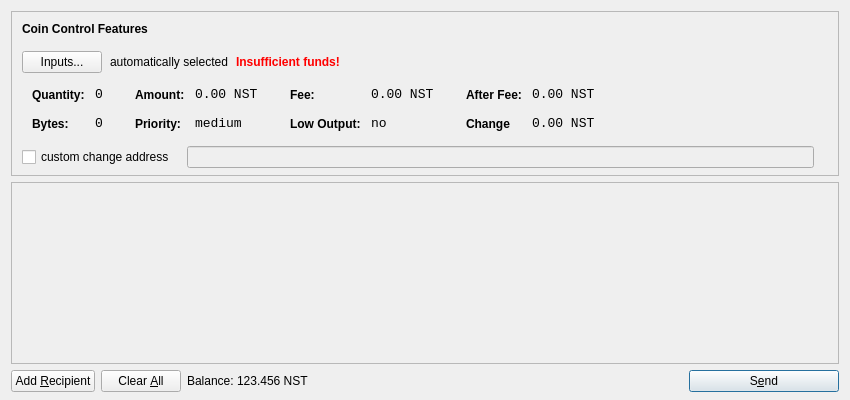
<?xml version="1.0" encoding="UTF-8"?>
<ui version="4.0">
 <class>SendCoinsDialog</class>
 <widget class="QDialog" name="SendCoinsDialog">
  <property name="geometry">
   <rect>
    <x>0</x>
    <y>0</y>
    <width>850</width>
    <height>400</height>
   </rect>
  </property>
  <property name="windowTitle">
   <string>Send Coins</string>
  </property>
  <layout class="QVBoxLayout" name="verticalLayout" stretch="0,1,0">
   <property name="bottomMargin">
    <number>8</number>
   </property>
   <item>
    <widget class="QFrame" name="frameCoinControl">
     <property name="sizePolicy">
      <sizepolicy hsizetype="Expanding" vsizetype="Expanding">
       <horstretch>0</horstretch>
       <verstretch>0</verstretch>
      </sizepolicy>
     </property>
     <property name="maximumSize">
      <size>
       <width>16777215</width>
       <height>16777215</height>
      </size>
     </property>
     <property name="frameShape">
      <enum>QFrame::StyledPanel</enum>
     </property>
     <property name="frameShadow">
      <enum>QFrame::Sunken</enum>
     </property>
     <layout class="QVBoxLayout" name="verticalLayoutCoinControl2">
      <property name="spacing">
       <number>-1</number>
      </property>
      <property name="leftMargin">
       <number>0</number>
      </property>
      <property name="topMargin">
       <number>0</number>
      </property>
      <property name="rightMargin">
       <number>0</number>
      </property>
      <property name="bottomMargin">
       <number>6</number>
      </property>
      <item>
       <layout class="QVBoxLayout" name="verticalLayoutCoinControl" stretch="0,0,0,0,1">
        <property name="spacing">
         <number>0</number>
        </property>
        <property name="leftMargin">
         <number>10</number>
        </property>
        <property name="topMargin">
         <number>10</number>
        </property>
        <item>
         <layout class="QHBoxLayout" name="horizontalLayoutCoinControl1">
          <property name="bottomMargin">
           <number>15</number>
          </property>
          <item>
           <widget class="QLabel" name="labelCoinControlFeatures">
            <property name="sizePolicy">
             <sizepolicy hsizetype="Preferred" vsizetype="Maximum">
              <horstretch>0</horstretch>
              <verstretch>0</verstretch>
             </sizepolicy>
            </property>
            <property name="font">
             <font>
              <weight>75</weight>
              <bold>true</bold>
             </font>
            </property>
            <property name="styleSheet">
             <string notr="true">font-weight:bold;</string>
            </property>
            <property name="text">
             <string>Coin Control Features</string>
            </property>
           </widget>
          </item>
         </layout>
        </item>
        <item>
         <layout class="QHBoxLayout" name="horizontalLayoutCoinControl2" stretch="0,0,0,0">
          <property name="spacing">
           <number>8</number>
          </property>
          <property name="bottomMargin">
           <number>10</number>
          </property>
          <item>
           <widget class="QPushButton" name="pushButtonCoinControl">
            <property name="styleSheet">
             <string notr="true"/>
            </property>
            <property name="text">
             <string>Inputs...</string>
            </property>
           </widget>
          </item>
          <item>
           <widget class="QLabel" name="labelCoinControlAutomaticallySelected">
            <property name="text">
             <string>automatically selected</string>
            </property>
            <property name="margin">
             <number>5</number>
            </property>
           </widget>
          </item>
          <item>
           <widget class="QLabel" name="labelCoinControlInsuffFunds">
            <property name="font">
             <font>
              <weight>75</weight>
              <bold>true</bold>
             </font>
            </property>
            <property name="styleSheet">
             <string notr="true">color:red;font-weight:bold;</string>
            </property>
            <property name="text">
             <string>Insufficient funds!</string>
            </property>
            <property name="margin">
             <number>5</number>
            </property>
           </widget>
          </item>
          <item>
           <spacer name="horizontalSpacerCoinControl">
            <property name="orientation">
             <enum>Qt::Horizontal</enum>
            </property>
            <property name="sizeHint" stdset="0">
             <size>
              <width>40</width>
              <height>1</height>
             </size>
            </property>
           </spacer>
          </item>
         </layout>
        </item>
        <item>
         <widget class="QWidget" name="widgetCoinControl" native="true">
          <property name="sizePolicy">
           <sizepolicy hsizetype="Preferred" vsizetype="Preferred">
            <horstretch>0</horstretch>
            <verstretch>0</verstretch>
           </sizepolicy>
          </property>
          <property name="minimumSize">
           <size>
            <width>0</width>
            <height>0</height>
           </size>
          </property>
          <property name="styleSheet">
           <string notr="true"/>
          </property>
          <layout class="QHBoxLayout" name="horizontalLayoutCoinControl5">
           <property name="margin">
            <number>0</number>
           </property>
           <item>
            <layout class="QHBoxLayout" name="horizontalLayoutCoinControl3" stretch="0,0,0,1">
             <property name="spacing">
              <number>20</number>
             </property>
             <property name="topMargin">
              <number>0</number>
             </property>
             <property name="bottomMargin">
              <number>10</number>
             </property>
             <item>
              <layout class="QFormLayout" name="formLayoutCoinControl1">
               <property name="horizontalSpacing">
                <number>10</number>
               </property>
               <property name="verticalSpacing">
                <number>14</number>
               </property>
               <property name="leftMargin">
                <number>10</number>
               </property>
               <property name="topMargin">
                <number>4</number>
               </property>
               <property name="rightMargin">
                <number>6</number>
               </property>
               <item row="0" column="0">
                <widget class="QLabel" name="labelCoinControlQuantityText">
                 <property name="styleSheet">
                  <string notr="true">font-weight:bold;</string>
                 </property>
                 <property name="text">
                  <string>Quantity:</string>
                 </property>
                 <property name="margin">
                  <number>0</number>
                 </property>
                </widget>
               </item>
               <item row="0" column="1">
                <widget class="QLabel" name="labelCoinControlQuantity">
                 <property name="font">
                  <font>
                   <family>Monospace</family>
                   <pointsize>10</pointsize>
                  </font>
                 </property>
                 <property name="cursor">
                  <cursorShape>IBeamCursor</cursorShape>
                 </property>
                 <property name="contextMenuPolicy">
                  <enum>Qt::ActionsContextMenu</enum>
                 </property>
                 <property name="text">
                  <string>0</string>
                 </property>
                 <property name="margin">
                  <number>0</number>
                 </property>
                 <property name="textInteractionFlags">
                  <set>Qt::LinksAccessibleByMouse|Qt::TextSelectableByKeyboard|Qt::TextSelectableByMouse</set>
                 </property>
                </widget>
               </item>
               <item row="1" column="0">
                <widget class="QLabel" name="labelCoinControlBytesText">
                 <property name="styleSheet">
                  <string notr="true">font-weight:bold;</string>
                 </property>
                 <property name="text">
                  <string>Bytes:</string>
                 </property>
                </widget>
               </item>
               <item row="1" column="1">
                <widget class="QLabel" name="labelCoinControlBytes">
                 <property name="font">
                  <font>
                   <family>Monospace</family>
                   <pointsize>10</pointsize>
                  </font>
                 </property>
                 <property name="cursor">
                  <cursorShape>IBeamCursor</cursorShape>
                 </property>
                 <property name="contextMenuPolicy">
                  <enum>Qt::ActionsContextMenu</enum>
                 </property>
                 <property name="text">
                  <string>0</string>
                 </property>
                 <property name="textInteractionFlags">
                  <set>Qt::LinksAccessibleByMouse|Qt::TextSelectableByKeyboard|Qt::TextSelectableByMouse</set>
                 </property>
                </widget>
               </item>
              </layout>
             </item>
             <item>
              <layout class="QFormLayout" name="formLayoutCoinControl2">
               <property name="horizontalSpacing">
                <number>10</number>
               </property>
               <property name="verticalSpacing">
                <number>14</number>
               </property>
               <property name="leftMargin">
                <number>6</number>
               </property>
               <property name="topMargin">
                <number>4</number>
               </property>
               <property name="rightMargin">
                <number>6</number>
               </property>
               <item row="0" column="0">
                <widget class="QLabel" name="labelCoinControlAmountText">
                 <property name="styleSheet">
                  <string notr="true">font-weight:bold;</string>
                 </property>
                 <property name="text">
                  <string>Amount:</string>
                 </property>
                 <property name="margin">
                  <number>0</number>
                 </property>
                </widget>
               </item>
               <item row="0" column="1">
                <widget class="QLabel" name="labelCoinControlAmount">
                 <property name="font">
                  <font>
                   <family>Monospace</family>
                   <pointsize>10</pointsize>
                  </font>
                 </property>
                 <property name="cursor">
                  <cursorShape>IBeamCursor</cursorShape>
                 </property>
                 <property name="contextMenuPolicy">
                  <enum>Qt::ActionsContextMenu</enum>
                 </property>
                 <property name="text">
                  <string>0.00 NST</string>
                 </property>
                 <property name="textInteractionFlags">
                  <set>Qt::LinksAccessibleByMouse|Qt::TextSelectableByKeyboard|Qt::TextSelectableByMouse</set>
                 </property>
                </widget>
               </item>
               <item row="1" column="0">
                <widget class="QLabel" name="labelCoinControlPriorityText">
                 <property name="styleSheet">
                  <string notr="true">font-weight:bold;</string>
                 </property>
                 <property name="text">
                  <string>Priority:</string>
                 </property>
                </widget>
               </item>
               <item row="1" column="1">
                <widget class="QLabel" name="labelCoinControlPriority">
                 <property name="font">
                  <font>
                   <family>Monospace</family>
                   <pointsize>10</pointsize>
                  </font>
                 </property>
                 <property name="cursor">
                  <cursorShape>IBeamCursor</cursorShape>
                 </property>
                 <property name="contextMenuPolicy">
                  <enum>Qt::ActionsContextMenu</enum>
                 </property>
                 <property name="text">
                  <string>medium</string>
                 </property>
                 <property name="textInteractionFlags">
                  <set>Qt::LinksAccessibleByMouse|Qt::TextSelectableByKeyboard|Qt::TextSelectableByMouse</set>
                 </property>
                </widget>
               </item>
              </layout>
             </item>
             <item>
              <layout class="QFormLayout" name="formLayoutCoinControl3">
               <property name="horizontalSpacing">
                <number>10</number>
               </property>
               <property name="verticalSpacing">
                <number>14</number>
               </property>
               <property name="leftMargin">
                <number>6</number>
               </property>
               <property name="topMargin">
                <number>4</number>
               </property>
               <property name="rightMargin">
                <number>6</number>
               </property>
               <item row="0" column="0">
                <widget class="QLabel" name="labelCoinControlFeeText">
                 <property name="styleSheet">
                  <string notr="true">font-weight:bold;</string>
                 </property>
                 <property name="text">
                  <string>Fee:</string>
                 </property>
                 <property name="margin">
                  <number>0</number>
                 </property>
                </widget>
               </item>
               <item row="0" column="1">
                <widget class="QLabel" name="labelCoinControlFee">
                 <property name="font">
                  <font>
                   <family>Monospace</family>
                   <pointsize>10</pointsize>
                  </font>
                 </property>
                 <property name="cursor">
                  <cursorShape>IBeamCursor</cursorShape>
                 </property>
                 <property name="contextMenuPolicy">
                  <enum>Qt::ActionsContextMenu</enum>
                 </property>
                 <property name="text">
                  <string>0.00 NST</string>
                 </property>
                 <property name="textInteractionFlags">
                  <set>Qt::LinksAccessibleByMouse|Qt::TextSelectableByKeyboard|Qt::TextSelectableByMouse</set>
                 </property>
                </widget>
               </item>
               <item row="1" column="0">
                <widget class="QLabel" name="labelCoinControlLowOutputText">
                 <property name="styleSheet">
                  <string notr="true">font-weight:bold;</string>
                 </property>
                 <property name="text">
                  <string>Low Output:</string>
                 </property>
                </widget>
               </item>
               <item row="1" column="1">
                <widget class="QLabel" name="labelCoinControlLowOutput">
                 <property name="font">
                  <font>
                   <family>Monospace</family>
                   <pointsize>10</pointsize>
                  </font>
                 </property>
                 <property name="cursor">
                  <cursorShape>IBeamCursor</cursorShape>
                 </property>
                 <property name="contextMenuPolicy">
                  <enum>Qt::ActionsContextMenu</enum>
                 </property>
                 <property name="text">
                  <string>no</string>
                 </property>
                 <property name="textInteractionFlags">
                  <set>Qt::LinksAccessibleByMouse|Qt::TextSelectableByKeyboard|Qt::TextSelectableByMouse</set>
                 </property>
                </widget>
               </item>
              </layout>
             </item>
             <item>
              <layout class="QFormLayout" name="formLayoutCoinControl4">
               <property name="horizontalSpacing">
                <number>10</number>
               </property>
               <property name="verticalSpacing">
                <number>14</number>
               </property>
               <property name="leftMargin">
                <number>6</number>
               </property>
               <property name="topMargin">
                <number>4</number>
               </property>
               <property name="rightMargin">
                <number>6</number>
               </property>
               <item row="0" column="0">
                <widget class="QLabel" name="labelCoinControlAfterFeeText">
                 <property name="styleSheet">
                  <string notr="true">font-weight:bold;</string>
                 </property>
                 <property name="text">
                  <string>After Fee:</string>
                 </property>
                 <property name="margin">
                  <number>0</number>
                 </property>
                </widget>
               </item>
               <item row="0" column="1">
                <widget class="QLabel" name="labelCoinControlAfterFee">
                 <property name="font">
                  <font>
                   <family>Monospace</family>
                   <pointsize>10</pointsize>
                  </font>
                 </property>
                 <property name="cursor">
                  <cursorShape>IBeamCursor</cursorShape>
                 </property>
                 <property name="contextMenuPolicy">
                  <enum>Qt::ActionsContextMenu</enum>
                 </property>
                 <property name="text">
                  <string>0.00 NST</string>
                 </property>
                 <property name="textInteractionFlags">
                  <set>Qt::LinksAccessibleByMouse|Qt::TextSelectableByKeyboard|Qt::TextSelectableByMouse</set>
                 </property>
                </widget>
               </item>
               <item row="1" column="0">
                <widget class="QLabel" name="labelCoinControlChangeText">
                 <property name="styleSheet">
                  <string notr="true">font-weight:bold;</string>
                 </property>
                 <property name="text">
                  <string>Change</string>
                 </property>
                </widget>
               </item>
               <item row="1" column="1">
                <widget class="QLabel" name="labelCoinControlChange">
                 <property name="font">
                  <font>
                   <family>Monospace</family>
                   <pointsize>10</pointsize>
                  </font>
                 </property>
                 <property name="cursor">
                  <cursorShape>IBeamCursor</cursorShape>
                 </property>
                 <property name="contextMenuPolicy">
                  <enum>Qt::ActionsContextMenu</enum>
                 </property>
                 <property name="text">
                  <string>0.00 NST</string>
                 </property>
                 <property name="textInteractionFlags">
                  <set>Qt::LinksAccessibleByMouse|Qt::TextSelectableByKeyboard|Qt::TextSelectableByMouse</set>
                 </property>
                </widget>
               </item>
              </layout>
             </item>
            </layout>
           </item>
          </layout>
         </widget>
        </item>
        <item>
         <layout class="QHBoxLayout" name="horizontalLayoutCoinControl4" stretch="0,0,0">
          <property name="spacing">
           <number>12</number>
          </property>
          <property name="sizeConstraint">
           <enum>QLayout::SetDefaultConstraint</enum>
          </property>
          <property name="topMargin">
           <number>5</number>
          </property>
          <property name="rightMargin">
           <number>5</number>
          </property>
          <item>
           <widget class="QCheckBox" name="checkBoxCoinControlChange">
            <property name="text">
             <string>custom change address</string>
            </property>
           </widget>
          </item>
          <item>
           <widget class="QLineEdit" name="lineEditCoinControlChange">
            <property name="enabled">
             <bool>false</bool>
            </property>
            <property name="sizePolicy">
             <sizepolicy hsizetype="Expanding" vsizetype="Fixed">
              <horstretch>0</horstretch>
              <verstretch>0</verstretch>
             </sizepolicy>
            </property>
           </widget>
          </item>
          <item>
           <widget class="QLabel" name="labelCoinControlChangeLabel">
            <property name="sizePolicy">
             <sizepolicy hsizetype="Preferred" vsizetype="Expanding">
              <horstretch>0</horstretch>
              <verstretch>0</verstretch>
             </sizepolicy>
            </property>
            <property name="minimumSize">
             <size>
              <width>0</width>
              <height>0</height>
             </size>
            </property>
            <property name="text">
             <string/>
            </property>
            <property name="margin">
             <number>3</number>
            </property>
           </widget>
          </item>
         </layout>
        </item>
        <item>
         <spacer name="verticalSpacerCoinControl">
          <property name="orientation">
           <enum>Qt::Vertical</enum>
          </property>
          <property name="sizeHint" stdset="0">
           <size>
            <width>800</width>
            <height>1</height>
           </size>
          </property>
         </spacer>
        </item>
       </layout>
      </item>
     </layout>
    </widget>
   </item>
   <item>
    <widget class="QScrollArea" name="scrollArea">
     <property name="widgetResizable">
      <bool>true</bool>
     </property>
     <widget class="QWidget" name="scrollAreaWidgetContents">
      <property name="geometry">
       <rect>
        <x>0</x>
        <y>0</y>
        <width>830</width>
        <height>165</height>
       </rect>
      </property>
      <layout class="QVBoxLayout" name="verticalLayout_2">
       <property name="margin">
        <number>0</number>
       </property>
       <item>
        <layout class="QVBoxLayout" name="entries">
         <property name="spacing">
          <number>6</number>
         </property>
        </layout>
       </item>
       <item>
        <spacer name="verticalSpacer">
         <property name="orientation">
          <enum>Qt::Vertical</enum>
         </property>
         <property name="sizeHint" stdset="0">
          <size>
           <width>20</width>
           <height>40</height>
          </size>
         </property>
        </spacer>
       </item>
      </layout>
     </widget>
    </widget>
   </item>
   <item>
    <layout class="QHBoxLayout" name="horizontalLayout">
     <item>
      <widget class="QPushButton" name="addButton">
       <property name="toolTip">
        <string>Send to multiple recipients at once</string>
       </property>
       <property name="text">
        <string>Add &amp;Recipient</string>
       </property>
       <property name="icon">
        <iconset resource="../bitcoin.qrc">
         <normaloff>:/icons/add</normaloff>:/icons/add</iconset>
       </property>
       <property name="autoDefault">
        <bool>false</bool>
       </property>
      </widget>
     </item>
     <item>
      <widget class="QPushButton" name="clearButton">
       <property name="sizePolicy">
        <sizepolicy hsizetype="Minimum" vsizetype="Fixed">
         <horstretch>0</horstretch>
         <verstretch>0</verstretch>
        </sizepolicy>
       </property>
       <property name="toolTip">
        <string>Remove all transaction fields</string>
       </property>
       <property name="text">
        <string>Clear &amp;All</string>
       </property>
       <property name="icon">
        <iconset resource="../bitcoin.qrc">
         <normaloff>:/icons/remove</normaloff>:/icons/remove</iconset>
       </property>
       <property name="autoRepeatDelay">
        <number>300</number>
       </property>
       <property name="autoDefault">
        <bool>false</bool>
       </property>
      </widget>
     </item>
     <item>
      <layout class="QHBoxLayout" name="horizontalLayout_2">
       <property name="spacing">
        <number>3</number>
       </property>
       <item>
        <widget class="QLabel" name="label">
         <property name="sizePolicy">
          <sizepolicy hsizetype="Preferred" vsizetype="Fixed">
           <horstretch>0</horstretch>
           <verstretch>0</verstretch>
          </sizepolicy>
         </property>
         <property name="text">
          <string>Balance:</string>
         </property>
        </widget>
       </item>
       <item>
        <widget class="QLabel" name="labelBalance">
         <property name="sizePolicy">
          <sizepolicy hsizetype="Preferred" vsizetype="Fixed">
           <horstretch>0</horstretch>
           <verstretch>0</verstretch>
          </sizepolicy>
         </property>
         <property name="cursor">
          <cursorShape>IBeamCursor</cursorShape>
         </property>
         <property name="text">
          <string>123.456 NST</string>
         </property>
         <property name="textInteractionFlags">
          <set>Qt::LinksAccessibleByMouse|Qt::TextSelectableByKeyboard|Qt::TextSelectableByMouse</set>
         </property>
        </widget>
       </item>
      </layout>
     </item>
     <item>
      <spacer name="horizontalSpacer">
       <property name="orientation">
        <enum>Qt::Horizontal</enum>
       </property>
       <property name="sizeHint" stdset="0">
        <size>
         <width>40</width>
         <height>20</height>
        </size>
       </property>
      </spacer>
     </item>
     <item>
      <widget class="QPushButton" name="sendButton">
       <property name="minimumSize">
        <size>
         <width>150</width>
         <height>0</height>
        </size>
       </property>
       <property name="toolTip">
        <string>Confirm the send action</string>
       </property>
       <property name="text">
        <string>S&amp;end</string>
       </property>
       <property name="icon">
        <iconset resource="../bitcoin.qrc">
         <normaloff>:/icons/send</normaloff>:/icons/send</iconset>
       </property>
       <property name="default">
        <bool>true</bool>
       </property>
      </widget>
     </item>
    </layout>
   </item>
  </layout>
 </widget>
 <resources>
  <include location="../bitcoin.qrc"/>
 </resources>
 <connections/>
</ui>
